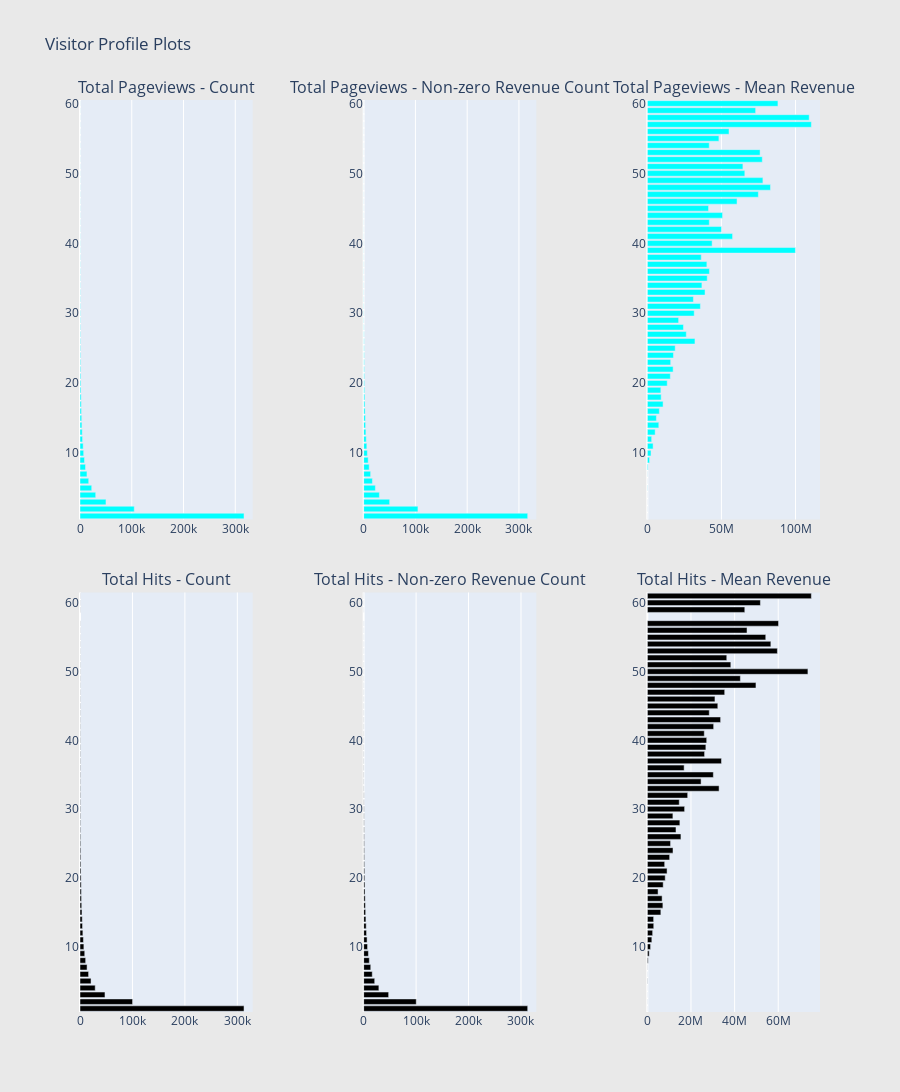

The notebook cell this image was saved under:
### Code cell
# Page views
cnt_srs = df.groupby('totals_pageviews')['totals_transactionRevenue'].agg(['size', 'count', 'mean'])
cnt_srs.columns = ["count", "count of non-zero revenue", "mean"]
cnt_srs = cnt_srs.sort_values(by="count", ascending=False)
trace1 = horizontal_bar_chart(cnt_srs["count"].head(60), 'cyan')
trace2 = horizontal_bar_chart(cnt_srs["count of non-zero revenue"].head(60), 'cyan')
trace5 = horizontal_bar_chart(cnt_srs["mean"].head(60), 'cyan')

# Hits
cnt_srs = df.groupby('totals_hits')['totals_transactionRevenue'].agg(['size', 'count', 'mean'])
cnt_srs.columns = ["count", "count of non-zero revenue", 'mean']
cnt_srs = cnt_srs.sort_values(by="count", ascending=False)
trace3 = horizontal_bar_chart(cnt_srs["count"].head(60), 'black')
trace4 = horizontal_bar_chart(cnt_srs["count of non-zero revenue"].head(60), 'black')
trace6 = horizontal_bar_chart(cnt_srs["mean"].head(60), 'black')

# Creating two subplots
fig = tools.make_subplots(rows=2, cols=3, vertical_spacing=0.08, horizontal_spacing=0.15, 
                          subplot_titles=["Total Pageviews - Count", "Total Pageviews - Non-zero Revenue Count", "Total Pageviews - Mean Revenue",
                                          "Total Hits - Count",  "Total Hits - Non-zero Revenue Count", "Total Hits - Mean Revenue"])

fig.append_trace(trace1, 1, 1)
fig.append_trace(trace2, 1, 2)
fig.append_trace(trace5, 1, 3)
fig.append_trace(trace3, 2, 1)
fig.append_trace(trace4, 2, 2)
fig.append_trace(trace6, 2, 3)

fig['layout'].update(height=1200, width=900, paper_bgcolor='rgb(233,233,233)', title="Visitor Profile Plots")
iplot(fig, filename='visitor-profile-plots')

### Figure 1 — Plotly figure (JSON) as saved in the notebook; plotly's stock layout.template omitted (floating-point values rounded to 4 significant figures)
{"data": [{"marker": {"color": "cyan"}, "orientation": "h", "showlegend": false, "type": "bar", "x": [67, 70, 78, 90, 96, 96, 112, 112, 124, 131, 143, 154, 170, 171, 175, 189, 198, 207, 226, 257, 260, 291, 309, 334, 390, 396, 407, 480, 518, 620, 631, 644, 759, 827, 940, 997, 1102, 1232, 1353, 1543, 1638, 1839, 2216, 2432, 2767, 3278, 3664, 4268, 4933, 6101, 7084, 8705, 10666, 13441, 16859, 22637, 30351, 50177, 104860, 316945], "xaxis": "x", "y": [60, 59, 58, 56, 57, 55, 54, 53, 50, 52, 51, 49, 48, 47, 46, 44, 43, 45, 42, 41, 40, 39, 38, 37, 35, 36, 34, 33, 32, 31, 30, 29, 28, 27, 26, 25, 24, 23, 22, 21, 20, 19, 18, 17, 16, 15, 14, 13, 12, 11, 10, 9, 8, 7, 6, 5, 4, 3, 2, 1], "yaxis": "y"}, {"marker": {"color": "cyan"}, "orientation": "h", "showlegend": false, "type": "bar", "x": [67, 70, 78, 90, 96, 96, 112, 112, 124, 131, 143, 154, 170, 171, 175, 189, 198, 207, 226, 257, 260, 291, 309, 334, 390, 396, 407, 480, 518, 620, 631, 644, 759, 827, 940, 997, 1102, 1232, 1353, 1543, 1638, 1839, 2216, 2432, 2767, 3278, 3664, 4268, 4933, 6101, 7084, 8705, 10666, 13441, 16859, 22637, 30351, 50177, 104860, 316945], "xaxis": "x2", "y": [60, 59, 58, 56, 57, 55, 54, 53, 50, 52, 51, 49, 48, 47, 46, 44, 43, 45, 42, 41, 40, 39, 38, 37, 35, 36, 34, 33, 32, 31, 30, 29, 28, 27, 26, 25, 24, 23, 22, 21, 20, 19, 18, 17, 16, 15, 14, 13, 12, 11, 10, 9, 8, 7, 6, 5, 4, 3, 2, 1], "yaxis": "y2"}, {"marker": {"color": "cyan"}, "orientation": "h", "showlegend": false, "type": "bar", "x": [88140000.0, 73080000.0, 109200000.0, 55130000.0, 110689478, 48290000.0, 41770000.0, 76080000.0, 65780000.0, 77580000.0, 64490000.0, 77980000.0, 83110000.0, 74920000.0, 60530000.0, 50770000.0, 41810000.0, 41300000.0, 50030000.0, 57520000.0, 43730000.0, 99910000.0, 36390000.0, 40170000.0, 40410000.0, 41890000.0, 36830000.0, 38940000.0, 31090000.0, 35810000.0, 31630000.0, 21120000.0, 24380000.0, 26300000.0, 32140000.0, 18800000.0, 17620000.0, 15750000.0, 17410000.0, 15530000.0, 13420000.0, 9115000.0, 9342000.0, 10630000.0, 8095000.0, 6114000.0, 7736000.0, 5273000.0, 2918000.0, 3888000.0, 2485000.0, 1505000.0, 520500.0, 59070.0, 13540.0, 106800.0, 1607.0, 1960.0, 11580.0, 0], "xaxis": "x3", "y": [60, 59, 58, 56, 57, 55, 54, 53, 50, 52, 51, 49, 48, 47, 46, 44, 43, 45, 42, 41, 40, 39, 38, 37, 35, 36, 34, 33, 32, 31, 30, 29, 28, 27, 26, 25, 24, 23, 22, 21, 20, 19, 18, 17, 16, 15, 14, 13, 12, 11, 10, 9, 8, 7, 6, 5, 4, 3, 2, 1], "yaxis": "y3"}, {"marker": {"color": "black"}, "orientation": "h", "showlegend": false, "type": "bar", "x": [145, 154, 159, 160, 165, 172, 175, 190, 194, 236, 249, 251, 264, 274, 300, 316, 328, 357, 405, 406, 445, 478, 531, 532, 563, 579, 614, 668, 772, 785, 903, 928, 974, 1066, 1163, 1347, 1505, 1530, 1704, 1929, 2086, 2336, 2570, 2893, 3275, 3775, 4274, 4806, 5484, 6505, 7393, 9036, 10797, 13484, 16383, 21056, 29000, 47636, 100287, 312796], "xaxis": "x4", "y": [61, 60, 56, 55, 59, 57, 54, 53, 52, 50, 51, 48, 49, 47, 46, 44, 45, 43, 42, 41, 40, 39, 37, 38, 36, 34, 35, 33, 31, 32, 29, 30, 28, 27, 26, 25, 24, 23, 22, 21, 20, 19, 18, 17, 16, 15, 14, 13, 12, 11, 10, 9, 8, 7, 6, 5, 4, 3, 2, 1], "yaxis": "y4"}, {"marker": {"color": "black"}, "orientation": "h", "showlegend": false, "type": "bar", "x": [145, 154, 159, 160, 165, 172, 175, 190, 194, 236, 249, 251, 264, 274, 300, 316, 328, 357, 405, 406, 445, 478, 531, 532, 563, 579, 614, 668, 772, 785, 903, 928, 974, 1066, 1163, 1347, 1505, 1530, 1704, 1929, 2086, 2336, 2570, 2893, 3275, 3775, 4274, 4806, 5484, 6505, 7393, 9036, 10797, 13484, 16383, 21056, 29000, 47636, 100287, 312796], "xaxis": "x5", "y": [61, 60, 56, 55, 59, 57, 54, 53, 52, 50, 51, 48, 49, 47, 46, 44, 45, 43, 42, 41, 40, 39, 37, 38, 36, 34, 35, 33, 31, 32, 29, 30, 28, 27, 26, 25, 24, 23, 22, 21, 20, 19, 18, 17, 16, 15, 14, 13, 12, 11, 10, 9, 8, 7, 6, 5, 4, 3, 2, 1], "yaxis": "y5"}, {"marker": {"color": "black"}, "orientation": "h", "showlegend": false, "type": "bar", "x": [75180000.0, 51830000.0, 45690000.0, 54270000.0, 44670000.0, 60140000.0, 56610000.0, 59610000.0, 36410000.0, 73600000.0, 38260000.0, 49790000.0, 42650000.0, 35460000.0, 30990000.0, 28390000.0, 32300000.0, 33580000.0, 30400000.0, 26110000.0, 27210000.0, 26830000.0, 33980000.0, 26240000.0, 16870000.0, 24640000.0, 30260000.0, 32890000.0, 14630000.0, 18490000.0, 11720000.0, 17090000.0, 14910000.0, 13130000.0, 15400000.0, 10650000.0, 11770000.0, 10230000.0, 7951000.0, 9041000.0, 8201000.0, 7267000.0, 4916000.0, 6775000.0, 7128000.0, 6196000.0, 2887000.0, 2937000.0, 2435000.0, 2061000.0, 1484000.0, 854200.0, 389500.0, 46700.0, 13940.0, 94090.0, 1682.0, 2064.0, 12110.0, 0], "xaxis": "x6", "y": [61, 60, 56, 55, 59, 57, 54, 53, 52, 50, 51, 48, 49, 47, 46, 44, 45, 43, 42, 41, 40, 39, 37, 38, 36, 34, 35, 33, 31, 32, 29, 30, 28, 27, 26, 25, 24, 23, 22, 21, 20, 19, 18, 17, 16, 15, 14, 13, 12, 11, 10, 9, 8, 7, 6, 5, 4, 3, 2, 1], "yaxis": "y6"}], "layout": {"annotations": [{"font": {"size": 16}, "showarrow": false, "text": "Total Pageviews - Count", "x": 0.1167, "xanchor": "center", "xref": "paper", "y": 1, "yanchor": "bottom", "yref": "paper"}, {"font": {"size": 16}, "showarrow": false, "text": "Total Pageviews - Non-zero Revenue Count", "x": 0.5, "xanchor": "center", "xref": "paper", "y": 1, "yanchor": "bottom", "yref": "paper"}, {"font": {"size": 16}, "showarrow": false, "text": "Total Pageviews - Mean Revenue", "x": 0.8833, "xanchor": "center", "xref": "paper", "y": 1, "yanchor": "bottom", "yref": "paper"}, {"font": {"size": 16}, "showarrow": false, "text": "Total Hits - Count", "x": 0.1167, "xanchor": "center", "xref": "paper", "y": 0.46, "yanchor": "bottom", "yref": "paper"}, {"font": {"size": 16}, "showarrow": false, "text": "Total Hits - Non-zero Revenue Count", "x": 0.5, "xanchor": "center", "xref": "paper", "y": 0.46, "yanchor": "bottom", "yref": "paper"}, {"font": {"size": 16}, "showarrow": false, "text": "Total Hits - Mean Revenue", "x": 0.8833, "xanchor": "center", "xref": "paper", "y": 0.46, "yanchor": "bottom", "yref": "paper"}], "height": 1200, "paper_bgcolor": "rgb(233,233,233)", "title": {"text": "Visitor Profile Plots"}, "width": 900, "xaxis": {"anchor": "y", "domain": [0, 0.2333]}, "xaxis2": {"anchor": "y2", "domain": [0.3833, 0.6167]}, "xaxis3": {"anchor": "y3", "domain": [0.7667, 1.0]}, "xaxis4": {"anchor": "y4", "domain": [0, 0.2333]}, "xaxis5": {"anchor": "y5", "domain": [0.3833, 0.6167]}, "xaxis6": {"anchor": "y6", "domain": [0.7667, 1.0]}, "yaxis": {"anchor": "x", "domain": [0.54, 1]}, "yaxis2": {"anchor": "x2", "domain": [0.54, 1]}, "yaxis3": {"anchor": "x3", "domain": [0.54, 1]}, "yaxis4": {"anchor": "x4", "domain": [0, 0.46]}, "yaxis5": {"anchor": "x5", "domain": [0, 0.46]}, "yaxis6": {"anchor": "x6", "domain": [0, 0.46]}}}
